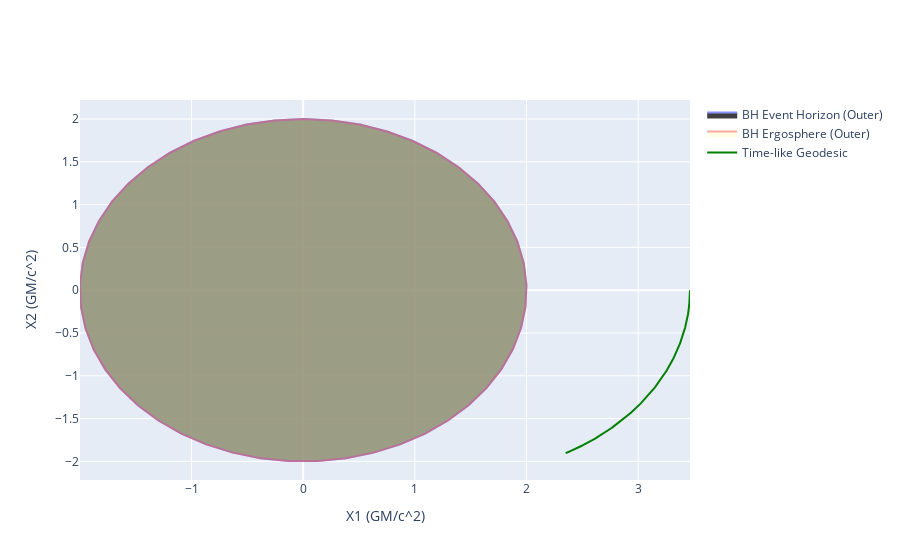

Notebook cell for this chart:
### Code cell
gpl.clear() # In Interactive mode, `clear()` must be called before drawing another plot, to avoid overlap
gpl.plot2D(geod, coordinates=(1, 2), color="green")
gpl.show()
